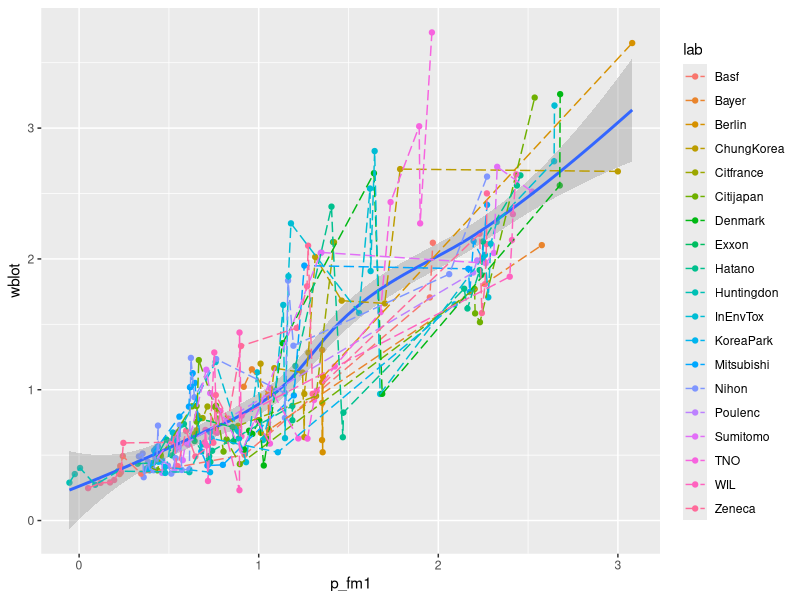
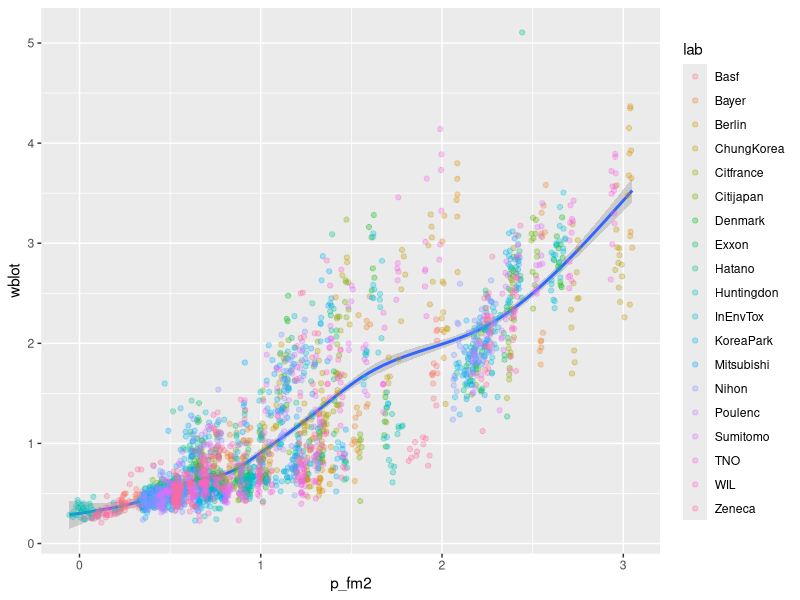
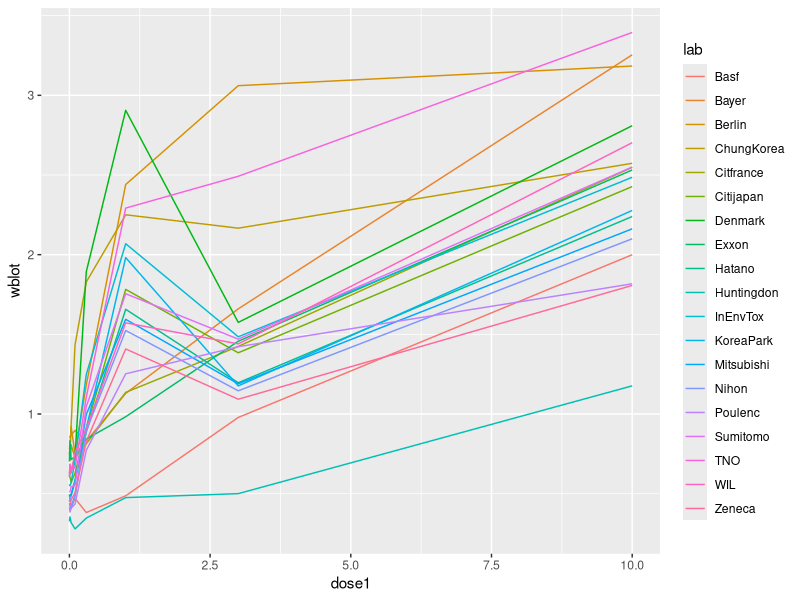
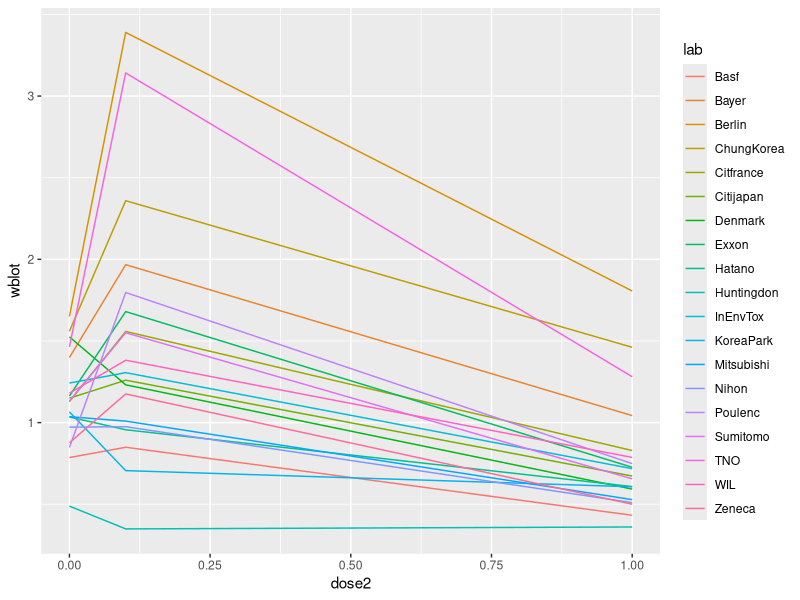
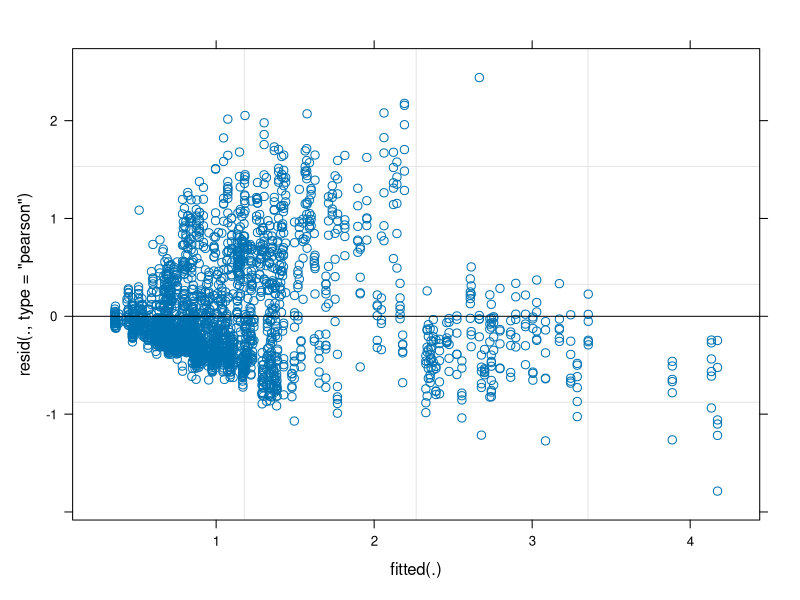
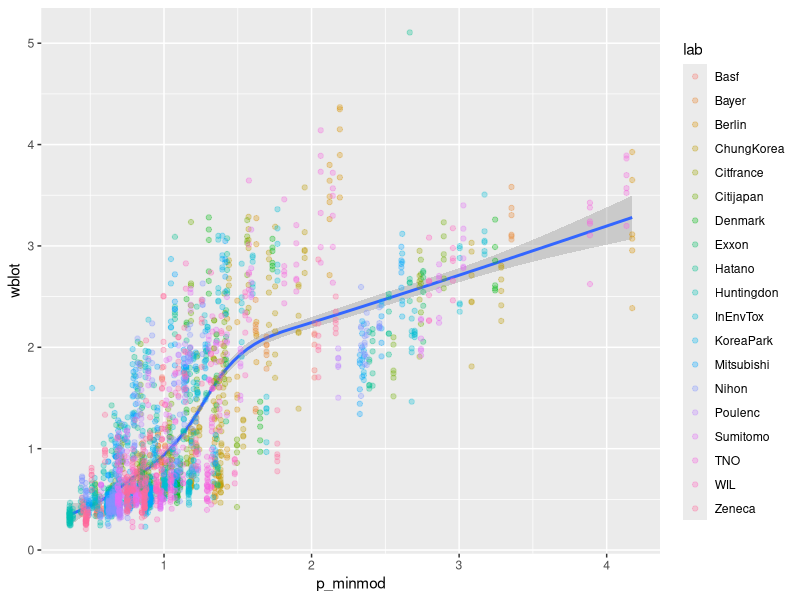
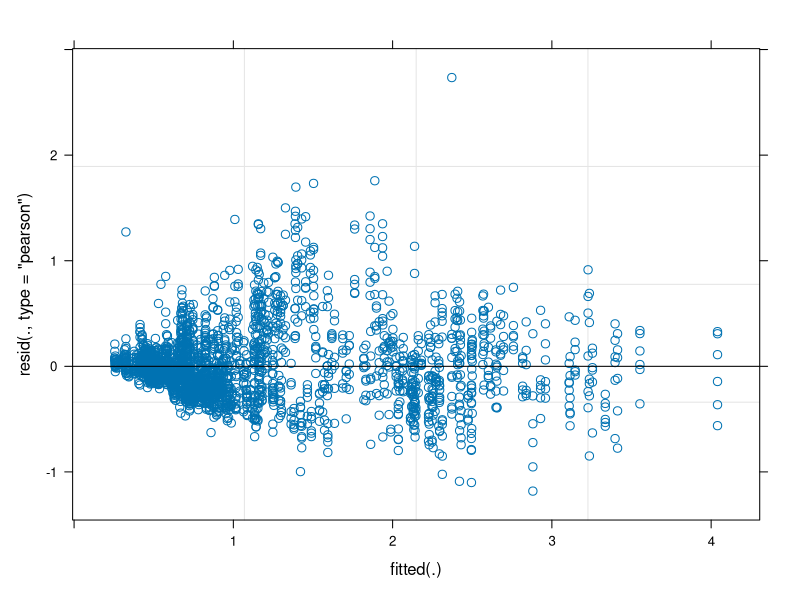
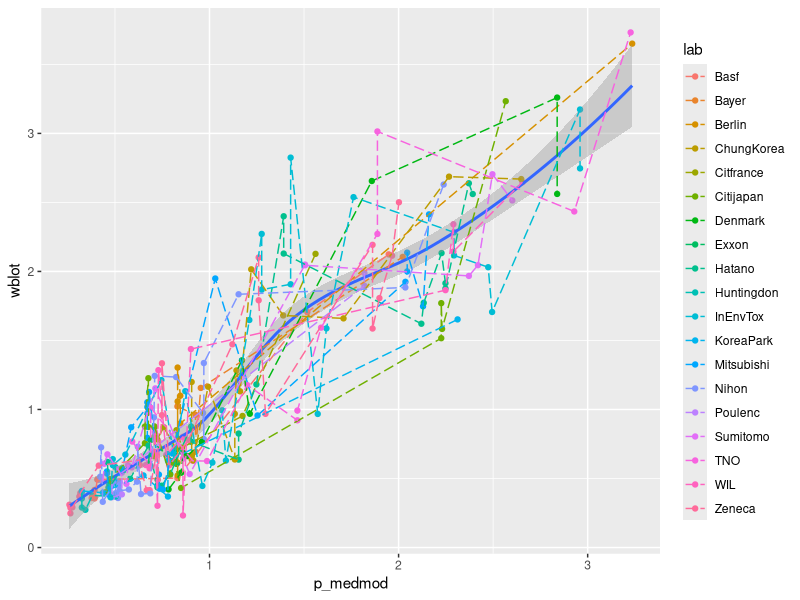

Reproduce these figures in R, in order.
## ---- chunk 1
library(dplyr)
library(lme4)
library(ggplot2)

dat <- read.table("case1.txt", header = T, stringsAsFactors = F, na.strings = ".", colClasses=c("character","character","numeric","numeric","numeric","numeric","numeric","numeric"))
dat <-  dat %>% filter(complete.cases(blot)) %>% mutate(wblot = blot/body, wwet = wet/body)
## ---- chunk 2
set.seed(3)
samp <- sample(dim(dat)[1], dim(dat)[1]/10)
test <- dat[samp,]
train <- dat[-samp,]
## ---- chunk 3
fm1 <- lmer(wblot ~ 1 + (proto|lab) + body + poly(dose1,2) + poly(dose2,2), train)
summary(fm1)

p_fm1 <- predict(fm1, test)

ggplot(data = test, aes(p_fm1, wblot)) + geom_point(aes(colour = lab)) + geom_smooth() + geom_line(aes(colour=lab), linetype=5)

## ---- chunk 4
fm2 <- lmer(wblot ~ 1 + (proto|lab) + body + poly(dose1,2) + poly(dose2,2), dat)
summary(fm2)
p_fm2 <- predict(fm2, dat)
ggplot(data = dat, aes(p_fm2, wblot)) + geom_smooth() + geom_point(aes(colour = lab), alpha = 0.3) 

## ---- chunk 5
mean_dat1 <- dat %>% group_by(lab, dose1) %>% summarise(wblot = mean(wblot))
ggplot(data = mean_dat1, aes(x = dose1, y = wblot, color = lab)) + geom_line()
mean_dat2 <- dat %>% group_by(lab, dose2) %>% summarise(wblot = mean(wblot))
ggplot(data = mean_dat2, aes(x = dose2, y = wblot, color = lab)) + geom_line()

## ---- chunk 6
#dose response curve
minmod <- lmer(wblot ~ (1 + proto + dose1 + dose2| lab), dat) #minimum model
summary(minmod)
plot(minmod)
p_minmod <- predict(minmod, dat)
ggplot(data = dat, aes(p_minmod, wblot)) + geom_smooth() + geom_point(aes(colour = lab), alpha = 0.3) #+ geom_line(aes(colour=lab), linetype=5)

## ---- chunk 7
medmod <- lmer(wblot ~ (1+ proto + poly(dose1,2) + poly(dose2,2) |lab), dat) #med model
summary(minmod)
plot(medmod)
p_medmod <- predict(medmod, test)
ggplot(data = test, aes(p_medmod, wblot)) + geom_point(aes(colour = lab)) + geom_smooth() + geom_line(aes(colour=lab), linetype=5)
par(mfrow = c(2,2))
hist(test$wblot, breaks = 20)
hist(p_fm2, breaks = 20)
hist(p_minmod, breaks = 20)
